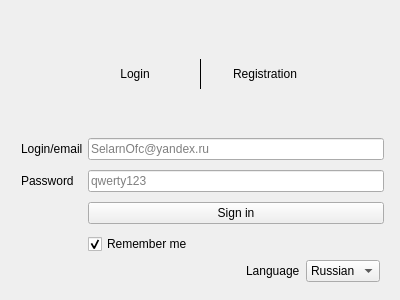
<?xml version="1.0" encoding="UTF-8"?>
<ui version="4.0">
 <class>Authentification</class>
 <widget class="QWidget" name="Authentification">
  <property name="geometry">
   <rect>
    <x>0</x>
    <y>0</y>
    <width>400</width>
    <height>300</height>
   </rect>
  </property>
  <property name="windowTitle">
   <string>Form</string>
  </property>
  <layout class="QVBoxLayout" name="verticalLayout">
   <item>
    <spacer name="spacer_4">
     <property name="orientation">
      <enum>Qt::Vertical</enum>
     </property>
     <property name="sizeType">
      <enum>QSizePolicy::Fixed</enum>
     </property>
     <property name="sizeHint" stdset="0">
      <size>
       <width>20</width>
       <height>20</height>
      </size>
     </property>
    </spacer>
   </item>
   <item>
    <layout class="QHBoxLayout" name="buttons_layout">
     <property name="bottomMargin">
      <number>5</number>
     </property>
     <item>
      <spacer name="spacer_2">
       <property name="orientation">
        <enum>Qt::Horizontal</enum>
       </property>
       <property name="sizeType">
        <enum>QSizePolicy::Fixed</enum>
       </property>
       <property name="sizeHint" stdset="0">
        <size>
         <width>70</width>
         <height>20</height>
        </size>
       </property>
      </spacer>
     </item>
     <item>
      <widget class="QPushButton" name="login_button">
       <property name="sizePolicy">
        <sizepolicy hsizetype="Minimum" vsizetype="Preferred">
         <horstretch>0</horstretch>
         <verstretch>0</verstretch>
        </sizepolicy>
       </property>
       <property name="contextMenuPolicy">
        <enum>Qt::DefaultContextMenu</enum>
       </property>
       <property name="text">
        <string>Login</string>
       </property>
       <property name="default">
        <bool>false</bool>
       </property>
       <property name="flat">
        <bool>true</bool>
       </property>
      </widget>
     </item>
     <item>
      <widget class="QLabel" name="vertical_line">
       <property name="sizePolicy">
        <sizepolicy hsizetype="Fixed" vsizetype="Preferred">
         <horstretch>0</horstretch>
         <verstretch>0</verstretch>
        </sizepolicy>
       </property>
       <property name="minimumSize">
        <size>
         <width>10</width>
         <height>0</height>
        </size>
       </property>
       <property name="maximumSize">
        <size>
         <width>16777215</width>
         <height>30</height>
        </size>
       </property>
       <property name="frameShape">
        <enum>QFrame::VLine</enum>
       </property>
       <property name="lineWidth">
        <number>1</number>
       </property>
       <property name="alignment">
        <set>Qt::AlignCenter</set>
       </property>
      </widget>
     </item>
     <item>
      <widget class="QPushButton" name="registr_button">
       <property name="sizePolicy">
        <sizepolicy hsizetype="Minimum" vsizetype="Preferred">
         <horstretch>0</horstretch>
         <verstretch>0</verstretch>
        </sizepolicy>
       </property>
       <property name="text">
        <string>Registration</string>
       </property>
       <property name="flat">
        <bool>true</bool>
       </property>
      </widget>
     </item>
     <item>
      <spacer name="spacer_1">
       <property name="orientation">
        <enum>Qt::Horizontal</enum>
       </property>
       <property name="sizeType">
        <enum>QSizePolicy::Fixed</enum>
       </property>
       <property name="sizeHint" stdset="0">
        <size>
         <width>70</width>
         <height>20</height>
        </size>
       </property>
      </spacer>
     </item>
    </layout>
   </item>
   <item>
    <layout class="QVBoxLayout" name="layouts">
     <item>
      <layout class="QFormLayout" name="login_layout">
       <property name="horizontalSpacing">
        <number>5</number>
       </property>
       <property name="verticalSpacing">
        <number>10</number>
       </property>
       <property name="leftMargin">
        <number>10</number>
       </property>
       <property name="topMargin">
        <number>10</number>
       </property>
       <property name="rightMargin">
        <number>5</number>
       </property>
       <item row="0" column="0">
        <widget class="QLabel" name="nick_label">
         <property name="text">
          <string>Login/email</string>
         </property>
        </widget>
       </item>
       <item row="0" column="1">
        <widget class="QLineEdit" name="nick_edit">
         <property name="maxLength">
          <number>50</number>
         </property>
         <property name="placeholderText">
          <string>SelarnOfc@yandex.ru</string>
         </property>
        </widget>
       </item>
       <item row="1" column="0">
        <widget class="QLabel" name="pass_label">
         <property name="text">
          <string>Password</string>
         </property>
        </widget>
       </item>
       <item row="1" column="1">
        <widget class="QLineEdit" name="pass_edit">
         <property name="maxLength">
          <number>50</number>
         </property>
         <property name="echoMode">
          <enum>QLineEdit::Password</enum>
         </property>
         <property name="placeholderText">
          <string>qwerty123</string>
         </property>
        </widget>
       </item>
       <item row="2" column="1">
        <widget class="QPushButton" name="sign_in">
         <property name="text">
          <string>Sign in</string>
         </property>
        </widget>
       </item>
       <item row="3" column="1">
        <widget class="QCheckBox" name="remember">
         <property name="text">
          <string>Remember me</string>
         </property>
         <property name="checked">
          <bool>true</bool>
         </property>
         <property name="tristate">
          <bool>false</bool>
         </property>
        </widget>
       </item>
      </layout>
     </item>
    </layout>
   </item>
   <item>
    <layout class="QHBoxLayout" name="bottom">
     <property name="leftMargin">
      <number>0</number>
     </property>
     <property name="rightMargin">
      <number>9</number>
     </property>
     <property name="bottomMargin">
      <number>7</number>
     </property>
     <item>
      <spacer name="spacer_3">
       <property name="orientation">
        <enum>Qt::Horizontal</enum>
       </property>
       <property name="sizeHint" stdset="0">
        <size>
         <width>40</width>
         <height>20</height>
        </size>
       </property>
      </spacer>
     </item>
     <item>
      <widget class="QLabel" name="lang_label">
       <property name="text">
        <string>Language</string>
       </property>
      </widget>
     </item>
     <item>
      <widget class="QComboBox" name="lang_settings">
       <property name="currentText">
        <string>Russian</string>
       </property>
       <item>
        <property name="text">
         <string>Russian</string>
        </property>
       </item>
       <item>
        <property name="text">
         <string>Russian</string>
        </property>
       </item>
       <item>
        <property name="text">
         <string>Russian</string>
        </property>
       </item>
       <item>
        <property name="text">
         <string>Russian</string>
        </property>
       </item>
      </widget>
     </item>
    </layout>
   </item>
  </layout>
 </widget>
 <resources/>
 <connections/>
</ui>
